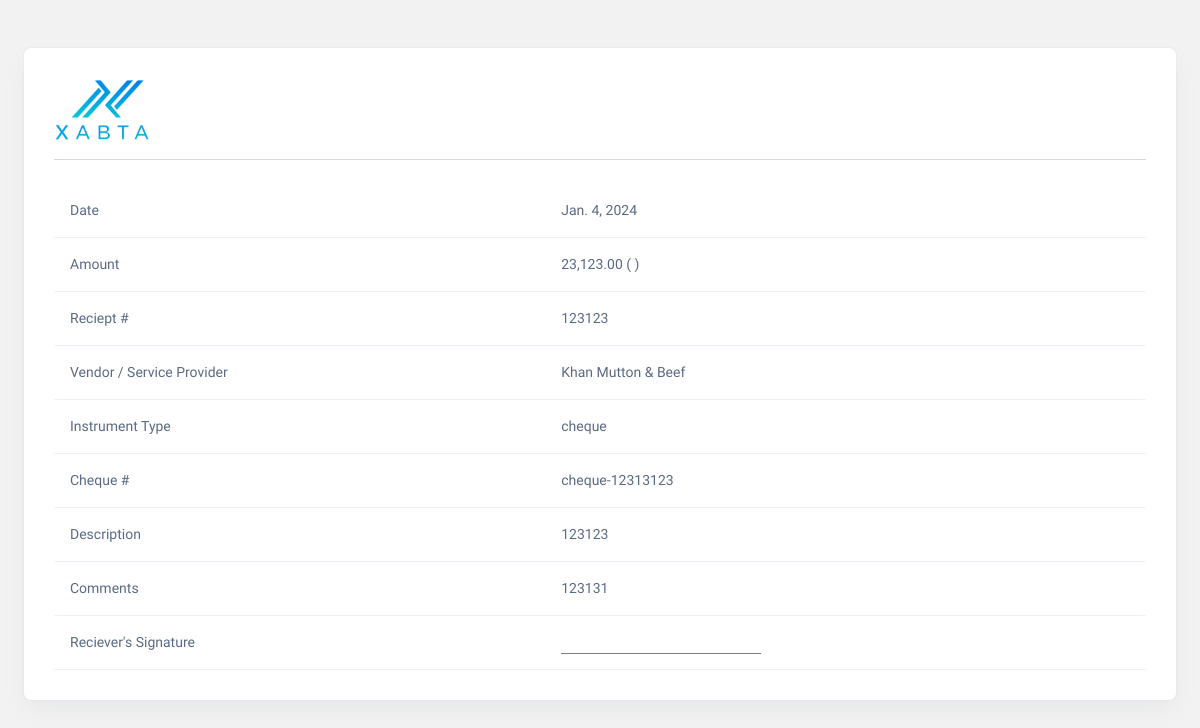
The page /printfile/53 (signed in) on the database its author committed.
### Accountapp/models.py (models this page shows, shortened)
class AccountingEntry(models.Model):
    date = models.DateField(auto_now_add=True)
    Do = models.CharField(max_length=20,null=True, blank=True)
    amount = models.DecimalField(max_digits=20, decimal_places=2)
    head = models.ForeignKey(Head, on_delete=models.CASCADE)
    sub_head = models.ForeignKey(Shead, on_delete=models.CASCADE)
    description = models.TextField()
    receipt_number = models.CharField(max_length=20)
    charge_by = models.ForeignKey(
        charge, on_delete=models.CASCADE, null=True, blank=True
    )
    voucher = models.CharField(max_length=50, null=True, blank=True, unique=True)
    paid_by = models.ForeignKey(paid, on_delete=models.CASCADE, null=True, blank=True)
    claim_by = models.ForeignKey(claim, on_delete=models.CASCADE, null=True, blank=True)
    instrument = models.CharField(
        max_length=10,
        null=True,
        blank=True,
        choices=[("cash", "Cash"), ("cheque", "Cheque"), ("online", "Online Transfer"),("card","Card")],
    )
    cash_number = models.CharField(max_length=20, default=0, null=True, blank=True)
    cheque_number = models.CharField(max_length=20, default=0, null=True, blank=True)
    online_number = models.CharField(max_length=20, default=0, null=True, blank=True)
    card_number = models.CharField(max_length=4, default=0, null=True, blank=True)
    vendors = models.ForeignKey(Vendor, null=True, blank=True, on_delete=models.CASCADE)
    attachments = models.FileField(upload_to="attachments/", null=True, blank=True)
    comments = models.TextField()

class Vendor(models.Model):
    name = models.CharField(max_length=50, unique=True)
    def __str__(self):
        return self.name

### Accountapp/views.py (the view)
# urls.py: path("printfile/<int:id>", views.printer, name="printfile"),
@login_required(login_url="signin")
def printer(request, id):
    data = AccountingEntry.objects.get(id=id)
    p = inflect.engine()
    instruments = str(data.instrument).title()
    amount_in_words = p.number_to_words(int(data.amount)).title() + " Rupees"
    if (
        str(data.charge_by) == "xabta"
        or str(data.charge_by) == "Xabta"
        or str(data.charge_by) == "XABTA"
    ):
        logo = "xabta"
    elif (
        str(data.charge_by) == "bt"
        or str(data.charge_by) == "Bt"
        or str(data.charge_by) == "BT"
    ):
        logo = "bt"
    return render(request, "print.html", locals())

### Accountapp/models.py (called while the page is built)
    def __str__(self):
        return self.name

### Accountapp/templates/print.html (shortened to what this page needs)
<!DOCTYPE html>
<html lang="en">
  <head>
    {% load static %}
    {% load humanize %}
    <link rel="stylesheet" href="https://code.jquery.com/ui/1.12.1/themes/base/jquery-ui.css" />
    <link rel="stylesheet" href="{% static 'css/styles.min.css' %}" />
    <link rel="stylesheet" href="{% static 'css/custom.css' %}" />
  </head>
  <body>
    <div class="page-wrapper" id="main-wrapper" data-layout="horizontal" data-navbarbg="skin6" data-header-position="fixed">
      <div class="body-wrapper">
        <div class="container-fluid mt-4">
          <div class="card">
            <div class="card-body">
              <div class="row">
                <div class="col-md-12 text-left">
                  {% if logo == 'xabta' %}
                    <img src="{% static 'images/logos/logo2.png' %}" alt="Logo" style="max-height: 65px;" />
                  {% elif logo == 'bt' %}
                    <img src="{% static 'images/logos/btfavicon1.png' %}" alt="Logo" style="max-height: 60px;" />
                  {% endif %}
                  <hr class="mb-0" style="height: 1px;" />
                </div>
              </div>
              <div class="row mt-4">
                <div class="col-md-12">
                  <div class="table-responsive">
                    <table class="table text-nowrap mb-0">
                      <tbody>
                        <tr>
                          <td>Date</td>
                          <td>{{ data.date }}</td>
                        </tr>
                        <tr>
                          <td>Amount</td>
                          <td>{{ data.amount|floatformat:2|intcomma }} ( {{ amount_in_words }} )</td>
                        </tr>
                        <tr>
                          <td>Reciept #</td>
                          <td>{{ data.receipt_number }}</td>
                        </tr>
                        <tr>
                          <td>Vendor / Service Provider</td>
                          <td>{{ data.vendors }}</td>
                        </tr>
                        <tr>
                          <td>Instrument Type</td>
                          <td>{{ data.instrument }}</td>
                        </tr>
                        <tr>
                          <td>{{ instruments }} #</td>
                          {% if data.instrument == 'cash' or data.instrument == 'Cash' %}
                            <td class="instrument">{{ data.instrument }}-{{ data.cash_number }}</td>
                          {% elif data.instrument == 'Cheque' or data.instrument == 'cheque' %}
                            <td class="instrument">{{ data.instrument }}-{{ data.cheque_number }}</td>
                          {% elif data.instrument == 'Card' or data.instrument == 'card' %}
                            <td class="instrument">{{ data.instrument }}-{{ data.card_number }}</td>
                          {% else %}
                            <td class="instrument">{{ data.instrument }}-{{ data.online_number }}</td>
                          {% endif %}
                        </tr>
                        {% if data.description %}
                          <tr>
                            <td>Description</td>
                            <td>{{ data.description }}</td>
                          </tr>
                        {% endif %}
                        {% if data.comments %}
                          <tr>
                            <td>Comments</td>
                            <td>{{ data.comments }}</td>
                          </tr>
                        {% endif %}
                        <tr>
                          <td>Reciever's Signature</td>
                          <td>
                            <div style="border-bottom: 1px solid grey; width: 200px; padding-top: 21px; margin-bottom: -5px;"></div>
                          </td>
                        </tr>
                      </tbody>
                    </table>
                  </div>
                </div>
              </div>
            </div>
          </div>
        </div>
      </div>
    </div>
  </body>
</html>

### Accountapp/templates/print.html (style rules this page uses)
html { background-color: #f2f2f2 !important; }
body { background-color: #f2f2f2 !important; }

### rows shown on the page
AccountingEntry: date "Jan. 4, 2024", amount "23,123.00", receipt_number "123123", vendors "Khan Mutton & Beef", instrument "cheque", instrument "Cheque", cheque_number "12313123", description "123123", comments "123131"
